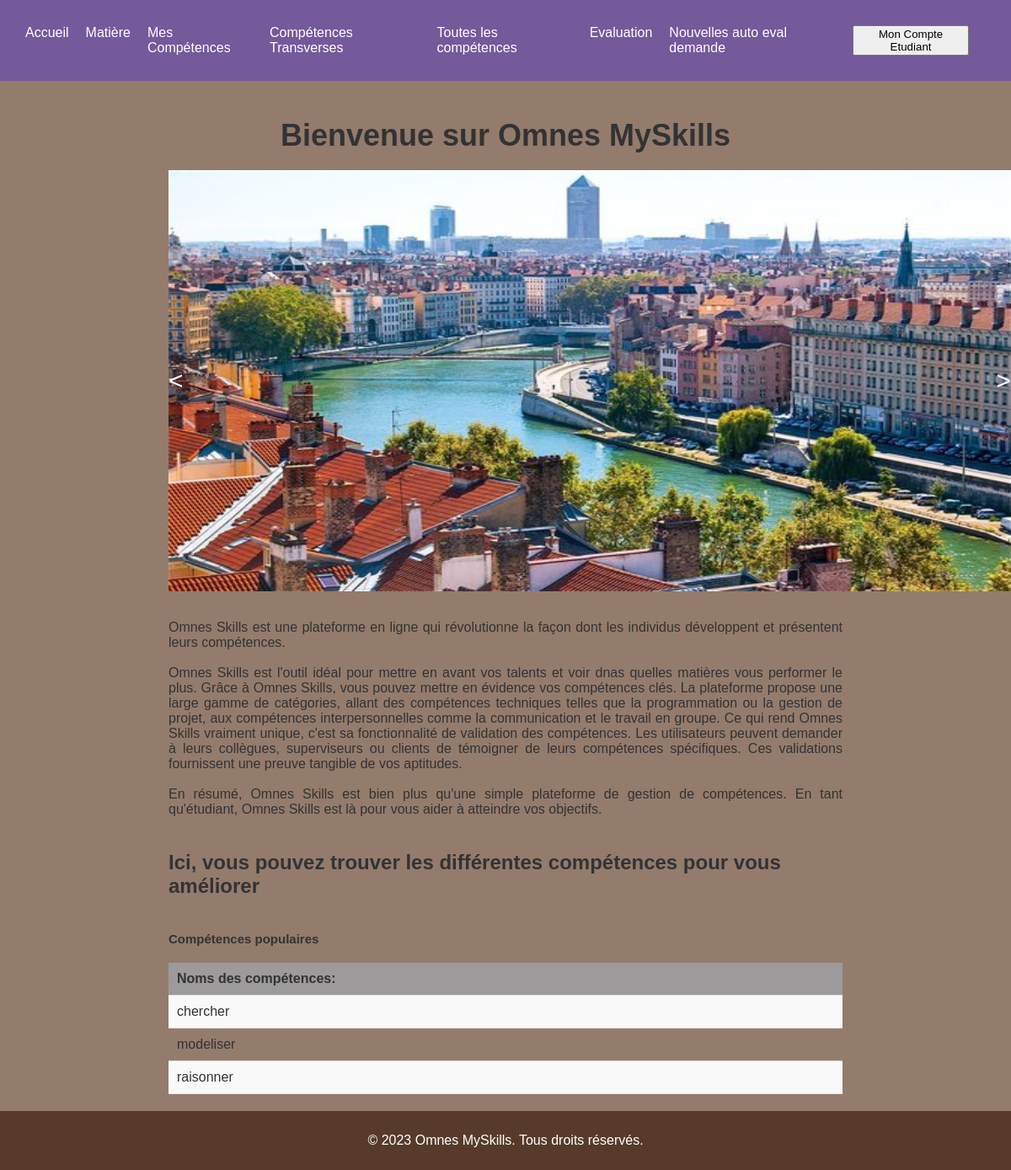
Page /accueil/accueiletudiant/pageaccueiletudiant.php on the earlier database version.
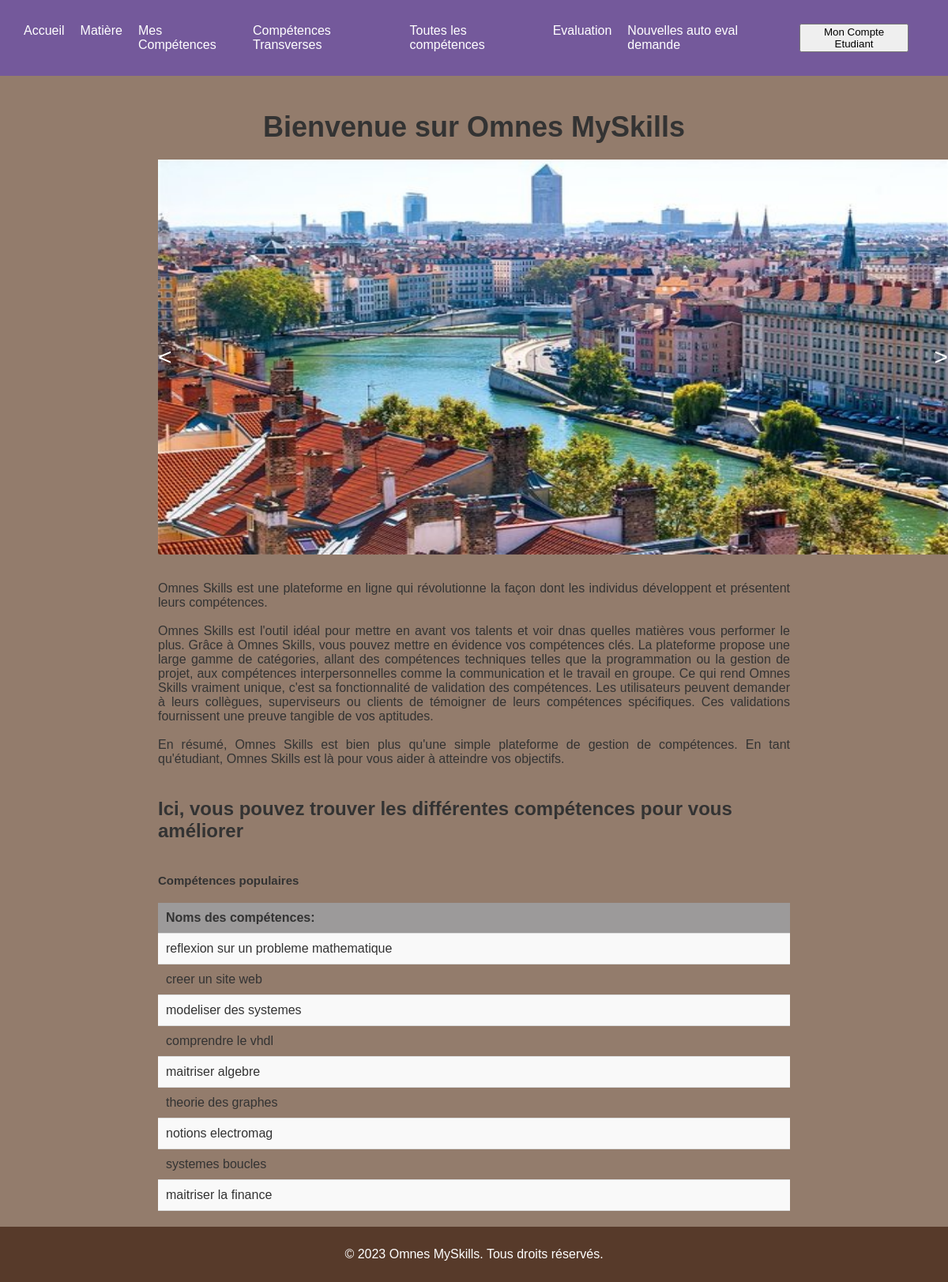
Same page on the later database version.
### tables this page shows
CREATE TABLE `competences` (
  `id` int(50) NOT NULL,
  `nom` varchar(200) NOT NULL,
  `statut` varchar(200) NOT NULL,
  `datecreation` date DEFAULT NULL,
  `datelimite` date DEFAULT NULL,
  `ecole` varchar(255) NOT NULL DEFAULT 'ECE'
);

### accueil/accueiletudiant/pageaccueiletudiant.php (the view, shortened to what this page needs)
<?php
require_once '../../BDD/init.php';
$requete2 = mysqli_query($conn, ' SELECT nom FROM competences ');
?>
<!DOCTYPE html>
<html>
<head>
  <link rel="stylesheet" type="text/css" href="pageaccueiletudiant5.css">
</head>
<body>
  <header>
    <div class="flex-container">
      <div><a href="#">Accueil</a></div>
      <div><a href="../accueiletudiant/matieresetudiant/matieres.html">Matière</a></div>
      <div><a href="../accueiletudiant/mescompetences/mescompetences.html">Mes Compétences</a></div>
      <div><a href="#">Compétences Transverses</a></div>
      <div><a href="../accueiletudiant/toutescompetences/toutescompetences.html">Toutes les compétences</a></div>
      <div><a href="../accueiletudiant/evaluation/evaluation.php">Evaluation</a></div>
      <div><a href="../accueiletudiant/nouvellesautoevaldemande/nouvellesautoevaldemande.php">Nouvelles auto eval demande</a></div>
    </div>
    <div class="flex-container1">
      <div><button id="open-popup">Mon Compte Etudiant</button></div>
    </div>
  </header>
  <main>
    <h1>Bienvenue sur Omnes MySkills</h1>
    <div class="carousel">
      <img src="lyon1.jpg" class="slide active" />
      <div class="controls">
        <span id="prev">&lt;</span>
        <span id="next">&gt;</span>
      </div>
    </div>
    <p class="article"><br>
      Omnes Skills est une plateforme en ligne qui révolutionne la façon dont les individus développent et présentent leurs compétences.</br>
      <br> Omnes Skills est l'outil idéal pour mettre en avant vos talents et voir dnas quelles matières vous performer le plus.
      Grâce à Omnes Skills, vous pouvez mettre en évidence vos compétences clés. La plateforme propose une large gamme de catégories, allant des compétences techniques telles que la programmation ou la gestion de projet, aux compétences interpersonnelles comme la communication et le travail en groupe.
      Ce qui rend Omnes Skills vraiment unique, c'est sa fonctionnalité de validation des compétences. Les utilisateurs peuvent demander à leurs collègues, superviseurs ou clients de témoigner de leurs compétences spécifiques. Ces validations fournissent une preuve tangible de vos aptitudes.</br>
      <br> En résumé, Omnes Skills est bien plus qu'une simple plateforme de gestion de compétences. En tant qu'étudiant, Omnes Skills est là pour vous aider à atteindre vos objectifs.</br>
    </p>
    <h2> Ici, vous pouvez trouver les différentes compétences pour vous améliorer</h2>
    <h3>Compétences populaires</h3>
    <table>
      <th>Noms des compétences:</th>
      <?php while ($donnees = mysqli_fetch_assoc($requete2)) {
      ?>
        <tr>
          <td>
            <?php echo $donnees['nom']; ?> </td>
        </tr>
      <?php } ?>
    </table>
  </main>
  <footer>
    <p>© 2023 Omnes MySkills. Tous droits réservés.</p>
  </footer>
</body>
</html>

### accueil/accueiletudiant/pageaccueiletudiant5.css (style rules this page uses)
body { margin: 0; padding: 0; font-family: Arial, sans-serif; font-size: 16px; color: #333333; background-color: hsl(24, 15%, 50%); }
header { background-color: #74599b; color: #ffffff; padding: 30px; display: flex; justify-content: space-between; align-items: center; }
.article { text-align:justify; }
.flex-container { margin: 0; padding: 0; list-style: none; display: flex; }
.flex-container > div { margin-right: 20px; }
.flex-container > div a { color: #ffffff; text-decoration: none; }
.flex-container1 { margin: 0; padding: 0; list-style: none; display: flex; justify-content: end; }
.flex-container1 > div { margin-right: 20px; }
table { width: 100%; border-collapse: collapse; }
table th, table td { padding: 10px; text-align: left; border-bottom: 1px solid #ddd; }
table th { font-weight: bold; background-color: #9c9a9a; }
table tr:nth-child(even) { background-color: #f9f9f9; }
main { max-width: 800px; margin: auto; padding: 20px; }
h1 { font-size: 36px; margin-bottom: 20px; text-align: center; }
.carousel { width: 1000px; height: 500px; overflow: hidden; position: relative; }
.slide { width: 100%; height: 100%; position: absolute; top: 0; left: 0; opacity: 0; transition: opacity 1s ease-in-out; }
.slide.active { opacity: 1; }
.controls { position: absolute; top: 50%; transform: translateY(-50%); width: 100%; display: flex; justify-content: space-between; }
.controls span { font-size: 30px; color: #ffffff; cursor: pointer; transition: transform 0.2s ease-in-out; }
h2 { font-size: 24px; margin-top: 40px; margin-bottom: 20px; }
h3 { font-size: 15px; margin-top: 40px; margin-bottom: 20px; }
footer { background-color: #573a2a; color: #fff; padding: 10px; text-align: center; }

Differences in the rows shown:
changed competences: nom "chercher" → "reflexion sur un probleme mathematique"
changed competences: nom "modeliser" → "creer un site web"
changed competences: nom "raisonner" → "modeliser des systemes"
added competences: nom "comprendre le vhdl"
added competences: nom "maitriser algebre"
added competences: nom "theorie des graphes"
added competences: nom "notions electromag"
added competences: nom "systemes boucles"
added competences: nom "maitriser la finance"
